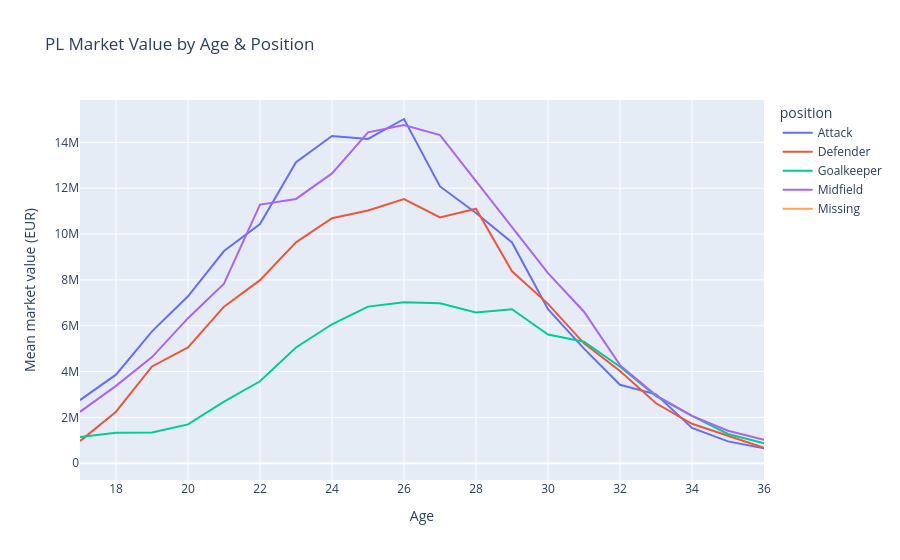

Notebook code for this chart:
### Markdown cell above
### 2b. Does the curve differ by position?

Common football belief: defenders and goalkeepers "age better" than attackers. Splitting the same curve by position tests this directly.

### Code cell
by_pos_age = merged.groupby(['position', 'age_int'])['market_value_in_eur'].mean().unstack(level=0)

fig = px.line(
    by_pos_age.reset_index().melt(id_vars='age_int', var_name='position', value_name='mean_value'),
    x='age_int', y='mean_value', color='position',
    title='PL Market Value by Age & Position',
    labels={'age_int': 'Age', 'mean_value': 'Mean market value (EUR)'}
)
fig.show()

### Figure 1 — Plotly figure (JSON) as saved in the notebook; plotly's stock layout.template omitted (floating-point values rounded to 4 significant figures)
{"data": [{"hovertemplate": "position=Attack<br>Age=%{x}<br>Mean market value (EUR)=%{y}<extra></extra>", "legendgroup": "Attack", "line": {"color": "#636efa", "dash": "solid"}, "marker": {"symbol": "circle"}, "mode": "lines", "name": "Attack", "orientation": "v", "showlegend": true, "type": "scatter", "x": [17, 18, 19, 20, 21, 22, 23, 24, 25, 26, 27, 28, 29, 30, 31, 32, 33, 34, 35, 36], "xaxis": "x", "y": [2758000.0, 3868000.0, 5756000.0, 7288000.0, 9262000.0, 10440000.0, 13140000.0, 14280000.0, 14150000.0, 15020000.0, 12080000.0, 10920000.0, 9636000.0, 6723000.0, 5001000.0, 3428000.0, 3009000.0, 1540000.0, 956200.0, 650000.0], "yaxis": "y"}, {"hovertemplate": "position=Defender<br>Age=%{x}<br>Mean market value (EUR)=%{y}<extra></extra>", "legendgroup": "Defender", "line": {"color": "#EF553B", "dash": "solid"}, "marker": {"symbol": "circle"}, "mode": "lines", "name": "Defender", "orientation": "v", "showlegend": true, "type": "scatter", "x": [17, 18, 19, 20, 21, 22, 23, 24, 25, 26, 27, 28, 29, 30, 31, 32, 33, 34, 35, 36], "xaxis": "x", "y": [967900.0, 2250000.0, 4226000.0, 5060000.0, 6832000.0, 7991000.0, 9641000.0, 10690000.0, 11030000.0, 11530000.0, 10720000.0, 11110000.0, 8378000.0, 6956000.0, 5233000.0, 4029000.0, 2619000.0, 1723000.0, 1205000.0, 680800.0], "yaxis": "y"}, {"hovertemplate": "position=Goalkeeper<br>Age=%{x}<br>Mean market value (EUR)=%{y}<extra></extra>", "legendgroup": "Goalkeeper", "line": {"color": "#00cc96", "dash": "solid"}, "marker": {"symbol": "circle"}, "mode": "lines", "name": "Goalkeeper", "orientation": "v", "showlegend": true, "type": "scatter", "x": [17, 18, 19, 20, 21, 22, 23, 24, 25, 26, 27, 28, 29, 30, 31, 32, 33, 34, 35, 36], "xaxis": "x", "y": [1146000.0, 1331000.0, 1343000.0, 1696000.0, 2692000.0, 3577000.0, 5053000.0, 6065000.0, 6836000.0, 7025000.0, 6983000.0, 6583000.0, 6722000.0, 5615000.0, 5305000.0, 4210000.0, 2931000.0, 2069000.0, 1279000.0, 868800.0], "yaxis": "y"}, {"hovertemplate": "position=Midfield<br>Age=%{x}<br>Mean market value (EUR)=%{y}<extra></extra>", "legendgroup": "Midfield", "line": {"color": "#ab63fa", "dash": "solid"}, "marker": {"symbol": "circle"}, "mode": "lines", "name": "Midfield", "orientation": "v", "showlegend": true, "type": "scatter", "x": [17, 18, 19, 20, 21, 22, 23, 24, 25, 26, 27, 28, 29, 30, 31, 32, 33, 34, 35, 36], "xaxis": "x", "y": [2244000.0, 3377000.0, 4633000.0, 6331000.0, 7840000.0, 11290000.0, 11530000.0, 12650000.0, 14440000.0, 14760000.0, 14320000.0, 12310000.0, 10330000.0, 8298000.0, 6614000.0, 4281000.0, 2964000.0, 2069000.0, 1422000.0, 1026000.0], "yaxis": "y"}, {"hovertemplate": "position=Missing<br>Age=%{x}<br>Mean market value (EUR)=%{y}<extra></extra>", "legendgroup": "Missing", "line": {"color": "#FFA15A", "dash": "solid"}, "marker": {"symbol": "circle"}, "mode": "lines", "name": "Missing", "orientation": "v", "showlegend": true, "type": "scatter", "x": [17, 18, 19, 20, 21, 22, 23, 24, 25, 26, 27, 28, 29, 30, 31, 32, 33, 34, 35, 36], "xaxis": "x", "y": [NaN, 100000.0, NaN, 100000.0, NaN, 150000.0, NaN, NaN, NaN, NaN, NaN, NaN, NaN, NaN, NaN, NaN, NaN, NaN, NaN, NaN], "yaxis": "y"}], "layout": {"legend": {"title": {"text": "position"}, "tracegroupgap": 0}, "title": {"text": "PL Market Value by Age & Position"}, "xaxis": {"anchor": "y", "domain": [0, 1], "title": {"text": "Age"}}, "yaxis": {"anchor": "x", "domain": [0, 1], "title": {"text": "Mean market value (EUR)"}}}}
